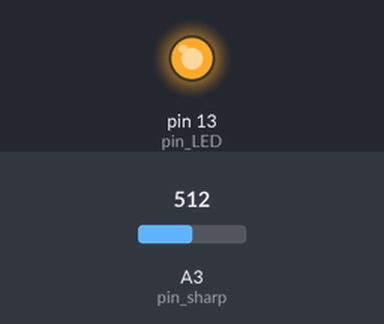
A sketch run on a simulated Arduino Uno, built with avr-gcc and run on an emulated ATmega328P. On the bench: output pins drawn as LEDs (lit = HIGH). The test bench sets the inputs (shaded band); at power-on: A3 (pin_sharp) = 512.

Above: at 1.2 s.
1.3 s: A3 (pin_sharp) set to 66
2.8 s: A3 (pin_sharp) set to 57
At 3.9 s:
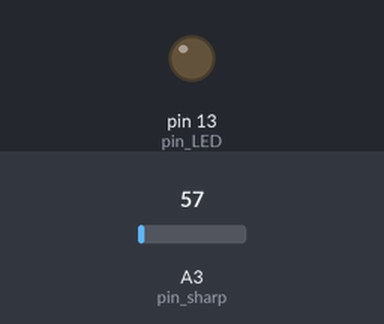
4.3 s: A3 (pin_sharp) set to 122
At 5.2 s:
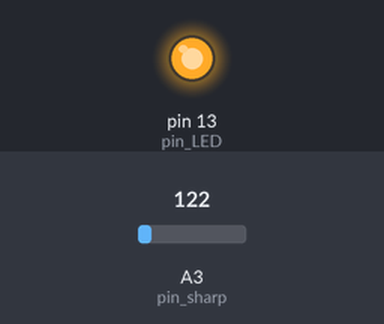
5.8 s: A3 (pin_sharp) set to 50
At 6.5 s:
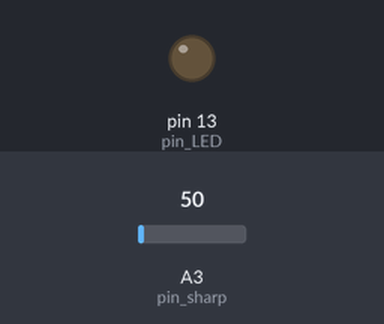
Timing chart, 0 to 8.3 s (numbered marks = the images above; inputs shaded):
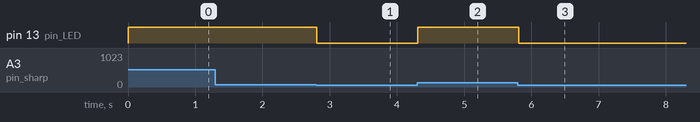

The sketch:

TestCapteurIR.ino
```cpp
/***************** Sharp_Alarme ***********************
 *
 * Ce sketch allume une LED (branchée a la pin 13)
 * lorsque le capteur Sharp (branché a la pin A0)
 * détecte la présence d'un obstacle
 *
 ************************************************************/

int pin_sharp = A3;  // fil jaune du capteur sharp branché a A0
int pin_LED = 13;  // LED branchée a la pin 13

void setup() {
  pinMode(pin_LED,OUTPUT);
}

void loop() {

  if (analogRead(pin_sharp) > 60)
  {
    digitalWrite(pin_LED, HIGH);
  }
  else
  {
    digitalWrite(pin_LED, LOW);
  }
  delay(50);
}
```

Measured:
- the behaviour switches between 61 and 60 on A3 (pin_sharp) (found by bisection; images 0 and 1)
- after the input at 1.3 s, every drawn part: stays the same
- after the input at 2.8 s, pin 13 (pin_LED): HIGH → LOW at once
- after the input at 4.3 s, pin 13 (pin_LED): LOW → HIGH at once
- after the input at 5.8 s, pin 13 (pin_LED): HIGH → LOW at once
